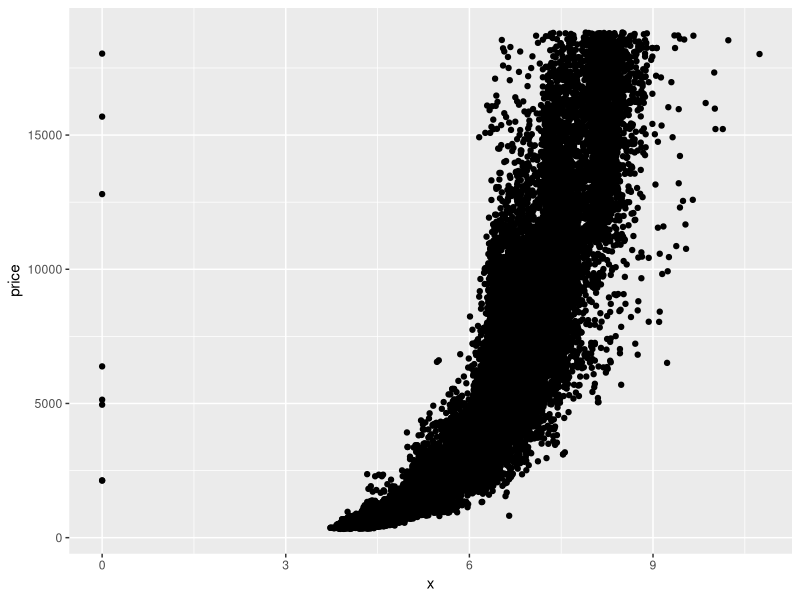
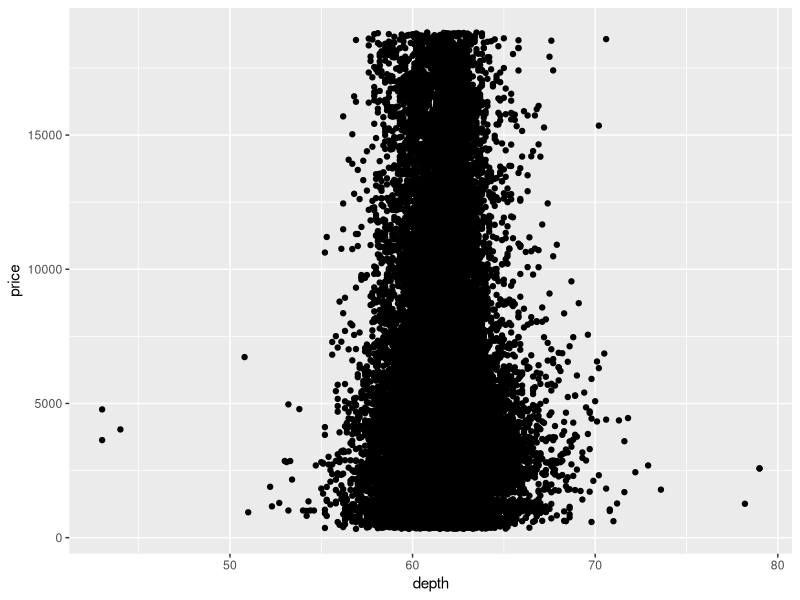
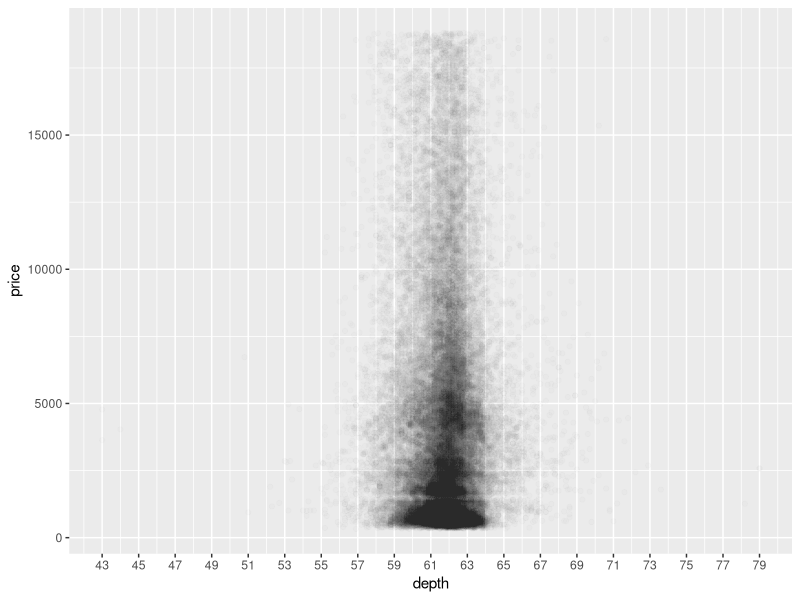
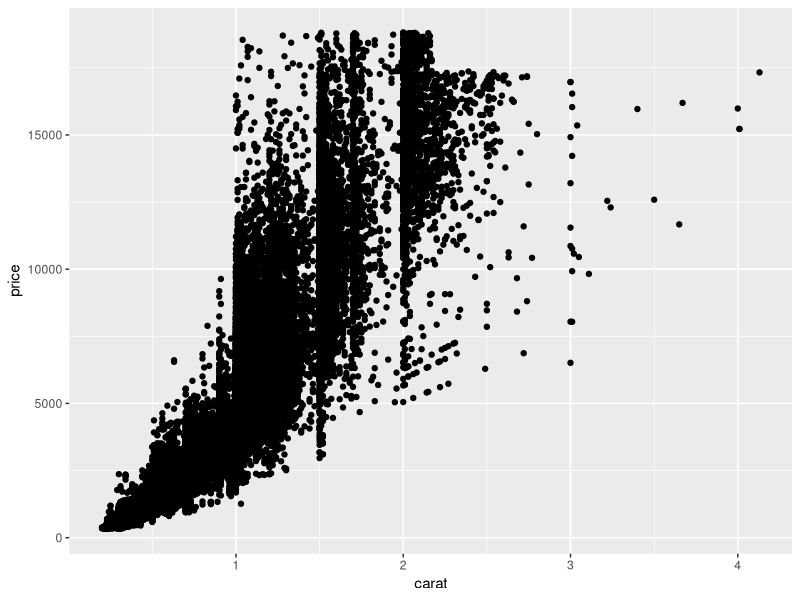
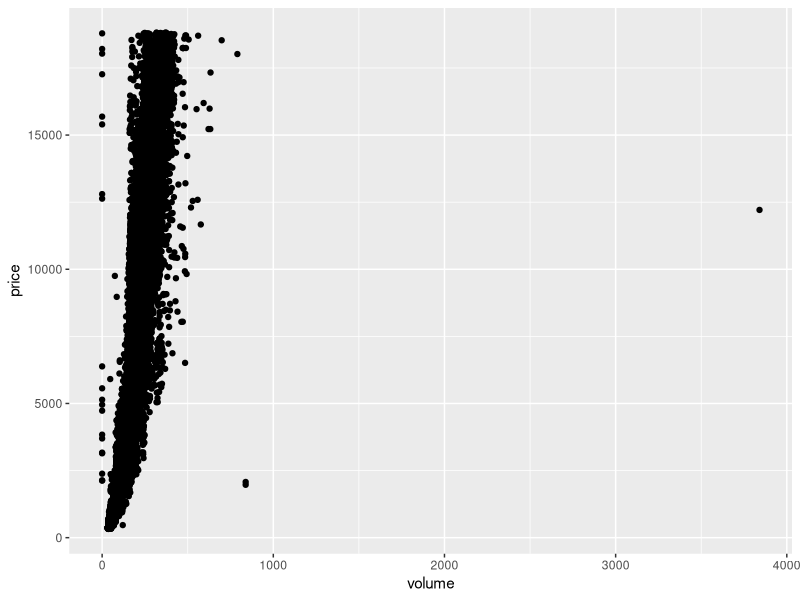
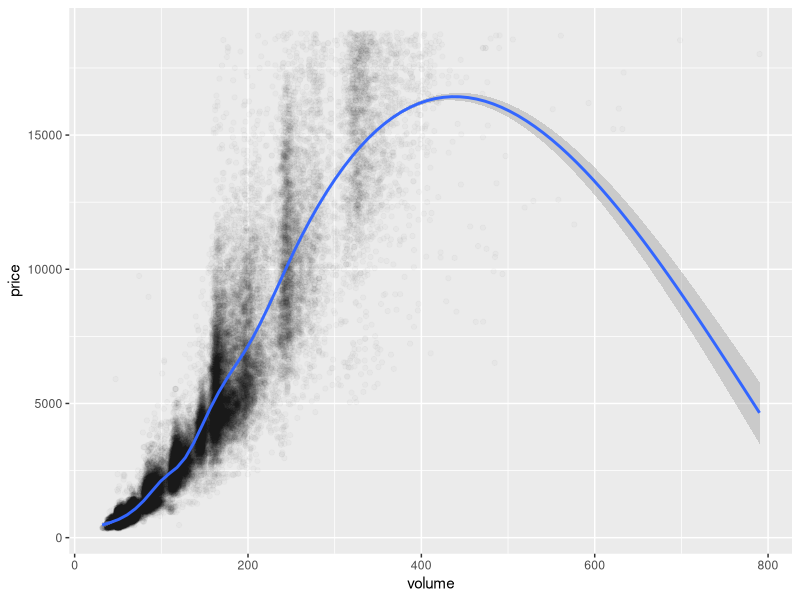
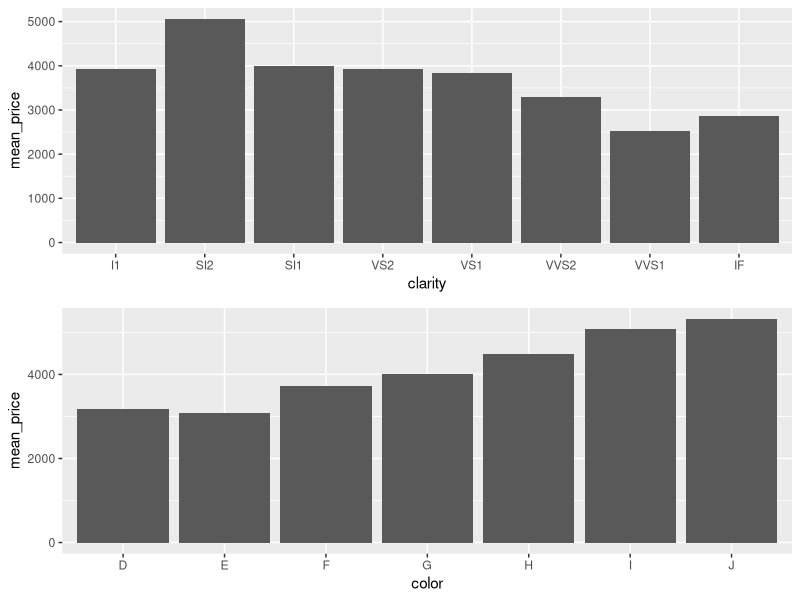

Source code (R) for these figures, in order:
## ---- chunk 1
library(ggplot2)
data(diamonds)

ggplot(data=diamonds, aes(x=x, y= price)) +
  geom_point()
## ---- chunk 2
cor.test(diamonds$price, diamonds$x)
cor.test(diamonds$price, diamonds$y)
cor.test(diamonds$price, diamonds$z)
## ---- chunk 3
ggplot(data = diamonds, aes(x = depth, y = price)) + 
  geom_point()
## ---- chunk 4
ggplot(data = diamonds, aes(x = depth, y = price)) + 
  geom_point(alpha= 1/100) +
  scale_x_continuous(breaks =seq(43,79,2))
## ---- chunk 5
cor.test(diamonds$depth, diamonds$price)
## ---- chunk 6
#quantile(diamonds$carat, 0.99)

diamonds.sub <- subset(diamonds, carat < quantile(diamonds$carat, 0.99) | 
                         price < quantile(diamonds$price, 0.99))
ggplot(data=diamonds.sub, aes(x=carat, y=price)) +
  geom_point()
## ---- chunk 7
diamonds$volume <- diamonds$x * diamonds$y * diamonds$z
ggplot(data = diamonds, aes(x=volume, y=price)) +
  geom_point()
## ---- chunk 8
diamonds.corsub <- subset(diamonds, volume > 0 & volume <= 800)
cor.test(diamonds.corsub$price, diamonds.corsub$volume)
## ---- chunk 9
ggplot(data=diamonds.corsub, aes(x=volume, y=price)) +
  geom_point(alpha = 1/50) +
  geom_smooth()
## ---- chunk 10
library(dplyr)
diamondsByClarity <- diamonds %>%
  group_by(clarity) %>%
  summarise(mean_price = mean(price),
            median_price = median(price),
            min_price = min(price),
            max_price = max(price),
            n = n())

head(diamondsByClarity)
            
## ---- chunk 11
library(gridExtra)
diamonds_by_clarity <- group_by(diamonds, clarity)
diamonds_mp_by_clarity <- summarise(diamonds_by_clarity, 
                                    mean_price = mean(price))

diamonds_by_color <- group_by(diamonds, color)
diamonds_mp_by_color <- summarise(diamonds_by_color, 
                                  mean_price = mean(price))

d_by_clarity <- ggplot(data=diamonds_mp_by_clarity, aes(x=clarity, y=mean_price)) +
  geom_bar(stat='identity')


d_by_color <- ggplot(data=diamonds_mp_by_color, aes(x=color, y=mean_price)) +
  geom_bar(stat='identity')

grid.arrange(d_by_clarity, d_by_color)

